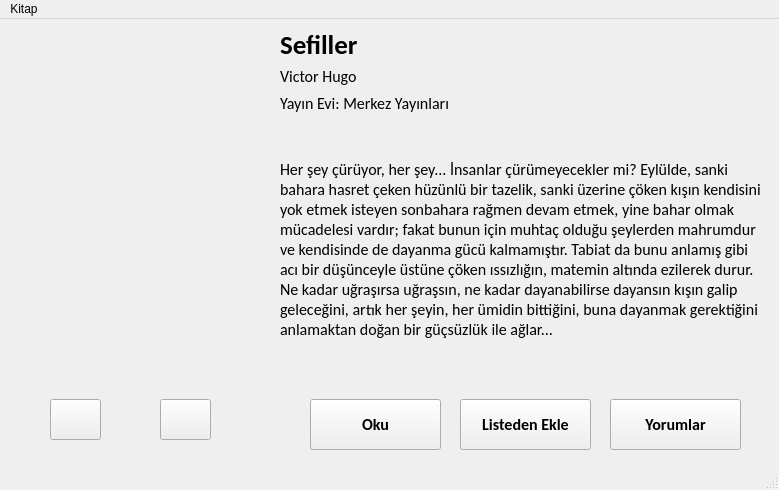
<?xml version="1.0" encoding="UTF-8"?>
<ui version="4.0">
 <class>MainWindow</class>
 <widget class="QMainWindow" name="MainWindow">
  <property name="geometry">
   <rect>
    <x>0</x>
    <y>0</y>
    <width>779</width>
    <height>490</height>
   </rect>
  </property>
  <property name="windowTitle">
   <string>Kitap</string>
  </property>
  <widget class="QWidget" name="centralwidget">
   <widget class="QLabel" name="aciklamaLabel">
    <property name="geometry">
     <rect>
      <x>280</x>
      <y>100</y>
      <width>481</width>
      <height>261</height>
     </rect>
    </property>
    <property name="font">
     <font>
      <family>Calibri</family>
      <pointsize>12</pointsize>
     </font>
    </property>
    <property name="frameShape">
     <enum>QFrame::NoFrame</enum>
    </property>
    <property name="text">
     <string>Her şey çürüyor, her şey... İnsanlar çürümeyecekler mi? Eylülde, sanki bahara hasret çeken hüzünlü bir tazelik, sanki üzerine çöken kışın kendisini yok etmek isteyen sonbahara rağmen devam etmek, yine bahar olmak mücadelesi vardır; fakat bunun için muhtaç olduğu şeylerden mahrumdur ve kendisinde de dayanma gücü kalmamıştır. Tabiat da bunu anlamış gibi acı bir düşünceyle üstüne çöken ıssızlığın, matemin altında ezilerek durur. Ne kadar uğraşırsa uğraşsın, ne kadar dayanabilirse dayansın kışın galip geleceğini, artık her şeyin, her ümidin bittiğini, buna dayanmak gerektiğini anlamaktan doğan bir güçsüzlük ile ağlar...</string>
    </property>
    <property name="scaledContents">
     <bool>false</bool>
    </property>
    <property name="wordWrap">
     <bool>true</bool>
    </property>
   </widget>
   <widget class="QLabel" name="foto">
    <property name="enabled">
     <bool>true</bool>
    </property>
    <property name="geometry">
     <rect>
      <x>30</x>
      <y>30</y>
      <width>200</width>
      <height>300</height>
     </rect>
    </property>
    <property name="text">
     <string/>
    </property>
    <property name="scaledContents">
     <bool>true</bool>
    </property>
    <property name="alignment">
     <set>Qt::AlignCenter</set>
    </property>
   </widget>
   <widget class="QWidget" name="verticalLayoutWidget">
    <property name="geometry">
     <rect>
      <x>280</x>
      <y>10</y>
      <width>351</width>
      <height>85</height>
     </rect>
    </property>
    <layout class="QVBoxLayout" name="verticalLayout_2">
     <item>
      <widget class="QLabel" name="kitaplabel">
       <property name="font">
        <font>
         <family>Calibri</family>
         <pointsize>20</pointsize>
         <weight>75</weight>
         <bold>true</bold>
        </font>
       </property>
       <property name="text">
        <string>Sefiller</string>
       </property>
       <property name="alignment">
        <set>Qt::AlignLeading|Qt::AlignLeft|Qt::AlignVCenter</set>
       </property>
      </widget>
     </item>
     <item>
      <widget class="QLabel" name="yazarlabel">
       <property name="font">
        <font>
         <family>Calibri</family>
         <pointsize>12</pointsize>
        </font>
       </property>
       <property name="text">
        <string>Victor Hugo</string>
       </property>
       <property name="alignment">
        <set>Qt::AlignLeading|Qt::AlignLeft|Qt::AlignVCenter</set>
       </property>
      </widget>
     </item>
     <item>
      <widget class="QLabel" name="yayinEviLabel">
       <property name="font">
        <font>
         <family>Calibri</family>
         <pointsize>12</pointsize>
        </font>
       </property>
       <property name="text">
        <string>Yayın Evi: Merkez Yayınları</string>
       </property>
      </widget>
     </item>
    </layout>
   </widget>
   <widget class="QPushButton" name="okuButon">
    <property name="geometry">
     <rect>
      <x>310</x>
      <y>380</y>
      <width>131</width>
      <height>51</height>
     </rect>
    </property>
    <property name="font">
     <font>
      <family>Calibri</family>
      <pointsize>12</pointsize>
      <weight>75</weight>
      <bold>true</bold>
     </font>
    </property>
    <property name="text">
     <string>Oku</string>
    </property>
   </widget>
   <widget class="QPushButton" name="oncekiButon">
    <property name="geometry">
     <rect>
      <x>50</x>
      <y>380</y>
      <width>51</width>
      <height>41</height>
     </rect>
    </property>
    <property name="text">
     <string/>
    </property>
    <property name="icon">
     <iconset>
      <normaloff>../../kütüphane/ui/sol.png</normaloff>../../kütüphane/ui/sol.png</iconset>
    </property>
    <property name="iconSize">
     <size>
      <width>32</width>
      <height>32</height>
     </size>
    </property>
   </widget>
   <widget class="QPushButton" name="sonrakiButon">
    <property name="geometry">
     <rect>
      <x>160</x>
      <y>380</y>
      <width>51</width>
      <height>41</height>
     </rect>
    </property>
    <property name="font">
     <font>
      <pointsize>8</pointsize>
     </font>
    </property>
    <property name="text">
     <string/>
    </property>
    <property name="icon">
     <iconset>
      <normaloff>../../kütüphane/ui/sağ.png</normaloff>../../kütüphane/ui/sağ.png</iconset>
    </property>
    <property name="iconSize">
     <size>
      <width>32</width>
      <height>32</height>
     </size>
    </property>
   </widget>
   <widget class="QPushButton" name="yorumButon">
    <property name="geometry">
     <rect>
      <x>610</x>
      <y>380</y>
      <width>131</width>
      <height>51</height>
     </rect>
    </property>
    <property name="font">
     <font>
      <family>Calibri</family>
      <pointsize>12</pointsize>
      <weight>75</weight>
      <bold>true</bold>
     </font>
    </property>
    <property name="text">
     <string>Yorumlar</string>
    </property>
   </widget>
   <widget class="QPushButton" name="listeEkleButon">
    <property name="geometry">
     <rect>
      <x>460</x>
      <y>380</y>
      <width>131</width>
      <height>51</height>
     </rect>
    </property>
    <property name="font">
     <font>
      <family>Calibri</family>
      <pointsize>12</pointsize>
      <weight>75</weight>
      <bold>true</bold>
     </font>
    </property>
    <property name="text">
     <string>Listeden Ekle</string>
    </property>
   </widget>
  </widget>
  <widget class="QStatusBar" name="statusbar"/>
  <widget class="QMenuBar" name="menubar">
   <property name="geometry">
    <rect>
     <x>0</x>
     <y>0</y>
     <width>779</width>
     <height>21</height>
    </rect>
   </property>
   <widget class="QMenu" name="kitapEkleMenu">
    <property name="title">
     <string>Kitap</string>
    </property>
    <addaction name="kitapListeMenu"/>
    <addaction name="kitapEkleActio"/>
    <addaction name="kitapIcerik"/>
   </widget>
   <addaction name="kitapEkleMenu"/>
  </widget>
  <action name="oduncListe">
   <property name="text">
    <string>Ödünç Alma Listesi</string>
   </property>
  </action>
  <action name="iade">
   <property name="text">
    <string>Kitap İade</string>
   </property>
  </action>
  <action name="kitapEkle">
   <property name="text">
    <string>Kitap Ekle</string>
   </property>
  </action>
  <action name="actionKitap_EKle">
   <property name="text">
    <string>Kitap Ekle</string>
   </property>
  </action>
  <action name="actionKitap_Listem">
   <property name="text">
    <string>Kitap Listem</string>
   </property>
  </action>
  <action name="kitapekle">
   <property name="text">
    <string>Kitap Ekle</string>
   </property>
  </action>
  <action name="kitapListeMenu">
   <property name="text">
    <string>Kitap Listem</string>
   </property>
  </action>
  <action name="kitapEkleActio">
   <property name="text">
    <string>Kitap Oluştur</string>
   </property>
  </action>
  <action name="kitapIcerik">
   <property name="text">
    <string>İçerik Ekle</string>
   </property>
  </action>
 </widget>
 <resources/>
 <connections/>
</ui>
